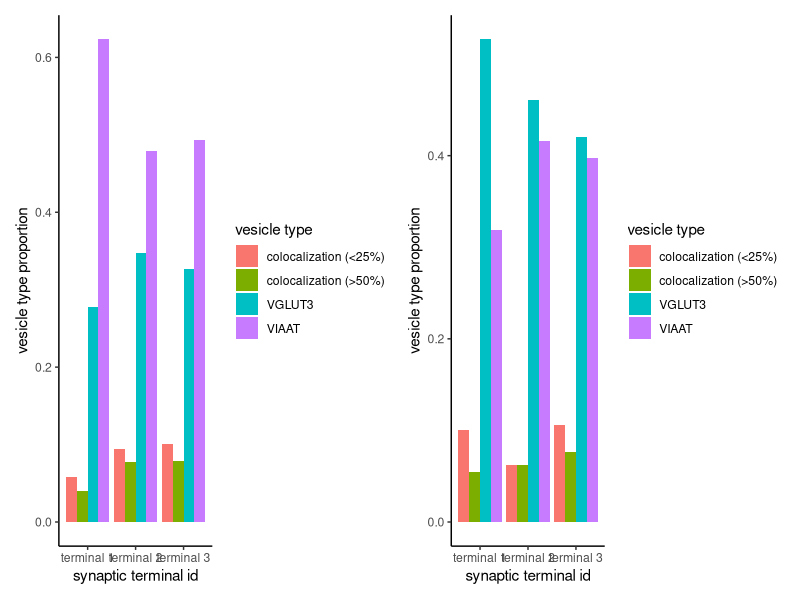

Generate this figure with R:
library(tidyverse)
library(ggplot2)
library(patchwork)

dataset_one <- read.csv("synaptic_terminal_data_one.csv")

dataset_two <- read.csv("synaptic_terminal_data_two.csv")

dataset_one_normalized <- dataset_one |> 
  group_by(synaptic.terminal.id) |> 
  mutate(total_vesicles = sum(count),
         proportion = count / total_vesicles) 
  

dataset_two_normalized <- dataset_two |> 
  group_by(synaptic.terminal.id) |> 
  mutate(total_vesicles = sum(count),
         proportion = count / total_vesicles) 
  

cell_one <- ggplot(dataset_one_normalized, aes(synaptic.terminal.id, proportion, fill = synaptic.vesicle.type)) +
  geom_col(position = "dodge") +
  labs(
    x = "synaptic terminal id",
    y = "vesicle type proportion",
    fill = "vesicle type"
  ) +
  theme_classic()

cell_two <- ggplot(dataset_two_normalized, aes(synaptic.terminal.id, proportion, fill = synaptic.vesicle.type)) +
  geom_col(position = "dodge") +
  labs(
    x = "synaptic terminal id",
    y = "vesicle type proportion",
    fill = "vesicle type"
  ) +
  theme_classic()

cell_one + cell_two
         
